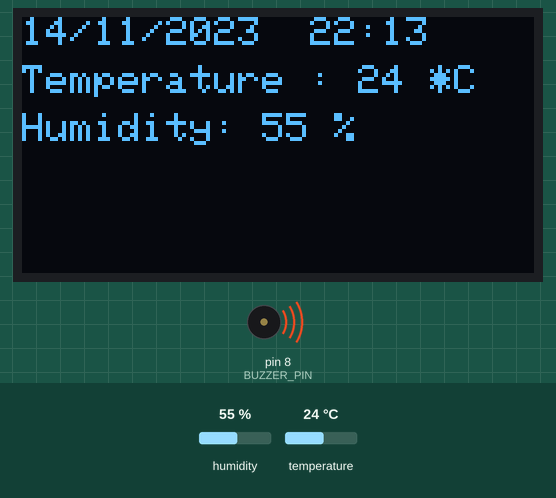
Recording of a sketch running on a simulated Arduino Uno, built with avr-gcc and run on an emulated ATmega328P. Parts: 128×64 one-colour display, buzzer (waves = sounding, pin HIGH). The inputs (shaded band) are chosen by the test bench; at power-on: humidity 55 %, temperature 24 °C. The local clock reads 2024-03-15 10:24:30 at power-on unless the sketch sets it; what the sketch prints to the serial monitor is not drawn.

Above: at 2.0 s.
2.1 s: humidity set to 22 %
At 4.9 s:
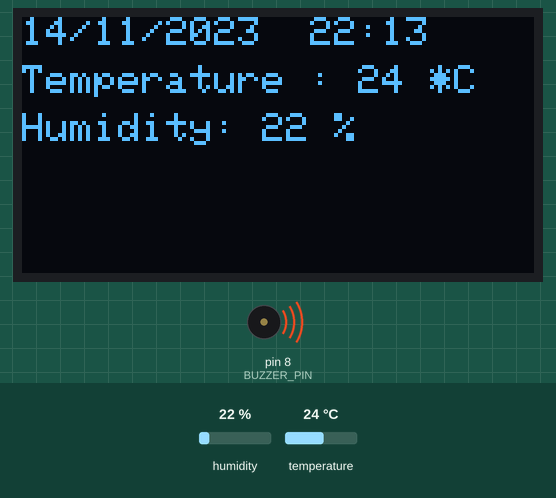
5.3 s: temperature set to 12 °C
At 6.9 s:
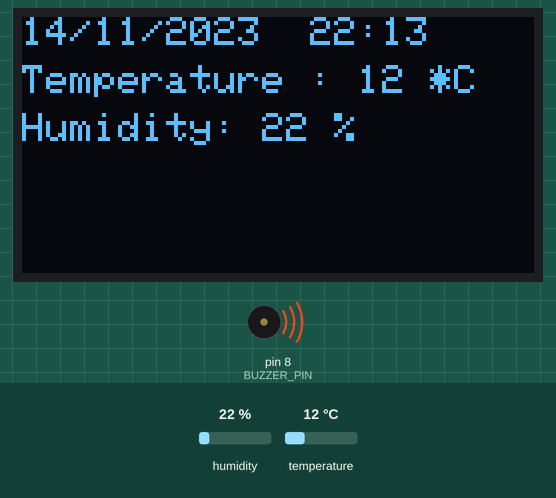
8.5 s: humidity set to 40 %
At 10.9 s:
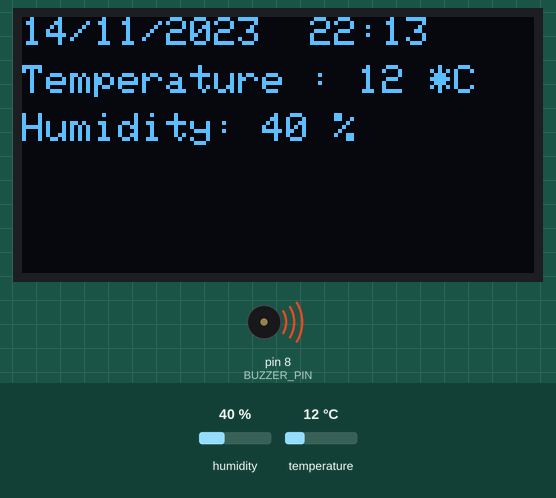
11.9 s: temperature set to 19 °C
At 40.4 s:
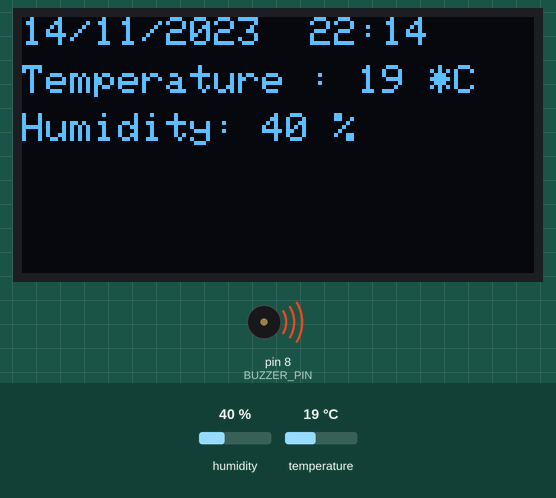
Timing chart, 0 to 41.5 s (numbered marks = the images above; inputs shaded):
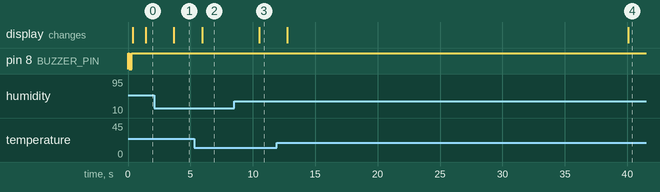

Measured:
- after the input at 2.1 s, the display: changes after 1.6 s (image 1)
- after the input at 5.3 s, the display: changes after 0.65 s (image 2)
- after the input at 8.5 s, the display: changes after 2.0 s (image 3)
- after the input at 11.9 s, the display: first changes after 0.87 s (image 4 shows a later state)

The sketch:

solarcell_project.ino
```cpp
/* Dev by Thanakorn 2022/06/21 */
#include <SPI.h>
#include <Wire.h>
#include <Adafruit_GFX.h>
#include <Adafruit_SSD1306.h>
#include "DHT.h"
#include "RTClib.h"

// OLED
#define SCREEN_WIDTH 128 // OLED display width, in pixels
#define SCREEN_HEIGHT 64 // OLED display height, in pixels
#define OLED_RESET     4 // Reset pin # (or -1 if sharing Arduino reset pin)
#define SCREEN_ADDRESS 0x3C ///<  0x3C for 128x32
Adafruit_SSD1306 display(SCREEN_WIDTH, SCREEN_HEIGHT, &Wire, OLED_RESET);

// DHT
#define DHTPIN 2
#define DHTTYPE DHT22   // DHT 22  (AM2302), AM2321
DHT dht(DHTPIN, DHTTYPE);

RTC_DS1307 RTC;     // Setup an instance of DS1307 naming it RTC

#define BUZZER_PIN 8

void setup () {
  Serial.begin(57600); // Set serial port speed
  pinMode(BUZZER_PIN, OUTPUT);
  digitalWrite(BUZZER_PIN, HIGH);  //ปิดเสียงเตือน
  delay(100);
  digitalWrite(BUZZER_PIN, LOW);   //เปิดเสียงเตือน
  delay(200);
  digitalWrite(BUZZER_PIN, HIGH);  //ปิดเสียงเตือน

  Wire.begin(); // Start the I2C
  RTC.begin();  // Init RTC
  RTC.adjust(DateTime(__DATE__, __TIME__));  // Time and date is expanded to date and time on your computer at compiletime
  Serial.print('Time and date set');

  // OLED SSD1306_SWITCHCAPVCC = generate display voltage from 3.3V internally
  if (!display.begin(SSD1306_SWITCHCAPVCC, SCREEN_ADDRESS)) {
    Serial.println(F("SSD1306 allocation failed"));
    for (;;); // Don't proceed, loop forever
  }

  // DHT
  dht.begin();
  // SSD1306_SWITCHCAPVCC = generate display voltage from 3.3V internally
  if (!display.begin(SSD1306_SWITCHCAPVCC, SCREEN_ADDRESS)) {
    Serial.println(F("SSD1306 allocation failed"));
    for (;;); // Don't proceed, loop forever
  }

}

void loop () {
  delay(1000);
  display.clearDisplay();
  dateTimeModule();
  dhtModule();
  display.display();
  delay(100);
}

void dateTimeModule() {
  DateTime now = RTC.now();
  String dateShow = String(now.day()) + "/" + String(now.month()) + "/" + String(now.year()) + "  " + String(now.hour()) + ":" + String(now.minute(), DEC);
  display.setTextSize(1);
  display.setTextColor(SSD1306_WHITE);
  display.setCursor(0, 0);
  display.println(dateShow);
}

void dhtModule() {
  // Sensor readings may also be up to 2 seconds 'old' (its a very slow sensor)
  float h = dht.readHumidity();
  // Read temperature as Celsius (the default)
  float t = dht.readTemperature();
  // Read temperature as Fahrenheit (isFahrenheit = true)
  float f = dht.readTemperature(true);
  // Check if any reads failed and exit early (to try again).
  if (isnan(h) || isnan(t) || isnan(f)) {
    Serial.println(F("Failed to read from DHT sensor!"));
    return;
  }

  String temperatureShow = "Temperature : " + String(t, 0) + " *C";
  display.setTextSize(1);
  display.setTextColor(SSD1306_WHITE);
  display.setCursor(0, 12);
  display.println(temperatureShow);

  String humidityShow = "Humidity: " + String(h, 0) + " %";
  display.setTextSize(1);
  display.setTextColor(SSD1306_WHITE);
  display.setCursor(0, 24);
  display.println(humidityShow);
}

void piezoModule() {

}
```
